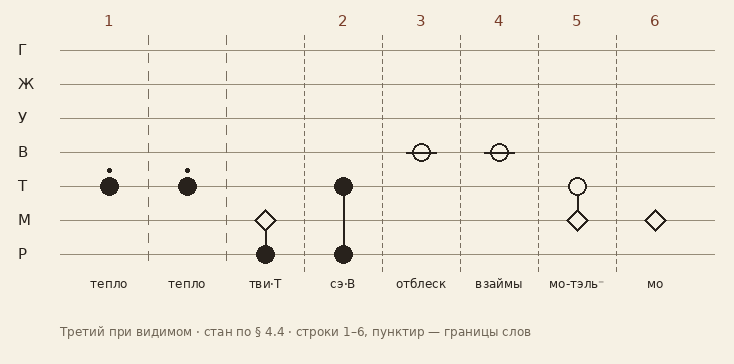

Reproduce this figure in Python.
"""Семилинейный стан иасского письма по § 4.4 спецификации (inbox/html-generated/iass-spec.html).
Линии снизу вверх: Р М Т В У Ж Г. Залитый круг — эмиссивный (⁺), контурный — отражательный (⁻),
контурный ромб — пол М; поляризация — штрих (| = ( ) %), модуляция — хвост (. точка сверху,
: зигзаг, / штрих вверх, \\ штрих вниз). Столбцы аккорда связаны тонким стержнем (лигатура),
граница слова — пунктир. python3 stan.py out.png"""
import sys
from PIL import Image, ImageDraw, ImageFont

REG = "РМТВУЖГ"
FONT = "/usr/share/fonts/truetype/dejavu/DejaVuSans.ttf"

# песнь «Третий при видимом»: (строка, [(регистр, инт, пол, мод), ...], подпись)
SONG = [
    (1, [("Т", "+", "", ".")], "тепло"),
    (1, [("Т", "+", "", ".")], "тепло"),
    (1, [("Р", "+", "", ""), ("М", "0", "", "")], "тви·Т"),
    (2, [("Р", "+", "", ""), ("Т", "+", "", "")], "сэ·В"),
    (3, [("В", "-", "=", "")], "отблеск"),
    (4, [("В", "-", "=", "")], "взаймы"),
    (5, [("М", "0", "", ""), ("Т", "-", "", "")], "мо-тэль⁻"),
    (6, [("М", "0", "", "")], "мо"),
]

def main(out):
    L0, DX, DY, TOP = 70, 78, 34, 50
    W = L0 + DX * len(SONG) + 40
    H = TOP + DY * 6 + 110
    im = Image.new("RGB", (W, H), (246, 241, 228))
    d = ImageDraw.Draw(im)
    f = ImageFont.truetype(FONT, 15)
    fs = ImageFont.truetype(FONT, 12)
    ink = (40, 34, 28)
    y = {r: TOP + DY * (6 - i) for i, r in enumerate(REG)}
    for r in REG:
        d.line((L0 - 10, y[r], W - 20, y[r]), fill=(150, 140, 120), width=1)
        d.text((18, y[r] - 9), r, font=f, fill=ink)
    prev = None
    for k, (line, chord, label) in enumerate(SONG):
        x = L0 + DX * k + DX // 2
        if prev is not None:  # граница слова — пунктир; граница строки — пунктир гуще
            xb = x - DX // 2
            step = 4 if prev != line else 9
            for yy in range(TOP - 15, TOP + DY * 6 + 15, step * 2):
                d.line((xb, yy, xb, yy + step), fill=(120, 110, 95), width=1)
        if prev != line:
            d.text((x - 5, 12), str(line), font=f, fill=(120, 60, 40))
        prev = line
        ys = [y[r] for r, *_ in chord]
        if len(ys) > 1:
            d.line((x, min(ys), x, max(ys)), fill=ink, width=2)
        for r, inten, pol, mod in chord:
            yy, R = y[r], 9
            if inten == "0":  # пол М — контурный ромб
                d.polygon([(x, yy - R - 2), (x + R + 2, yy), (x, yy + R + 2), (x - R - 2, yy)],
                          outline=ink, fill=(246, 241, 228), width=2)
            elif inten == "+":
                d.ellipse((x - R, yy - R, x + R, yy + R), fill=ink)
            else:
                d.ellipse((x - R, yy - R, x + R, yy + R), outline=ink, fill=(246, 241, 228), width=2)
            if pol == "=":
                d.line((x - R - 6, yy, x + R + 6, yy), fill=ink, width=2)
            elif pol == "|":
                d.line((x, yy - R - 6, x, yy + R + 6), fill=ink, width=2)
            if mod == ".":
                d.ellipse((x - 2, yy - R - 9, x + 2, yy - R - 5), fill=ink)
            elif mod == "/":
                d.line((x + R, yy - R, x + R + 8, yy - R - 10), fill=ink, width=2)
            elif mod == "\\":
                d.line((x + R, yy + R, x + R + 8, yy + R + 10), fill=ink, width=2)
        tw = d.textlength(label, font=fs)
        d.text((x - tw / 2, TOP + DY * 6 + 22), label, font=fs, fill=ink)
    d.text((L0 - 10, H - 40), "Третий при видимом · стан по § 4.4 · строки 1–6, пунктир — границы слов",
           font=fs, fill=(110, 100, 85))
    im.save(out)

if __name__ == "__main__":
    main(sys.argv[1])
